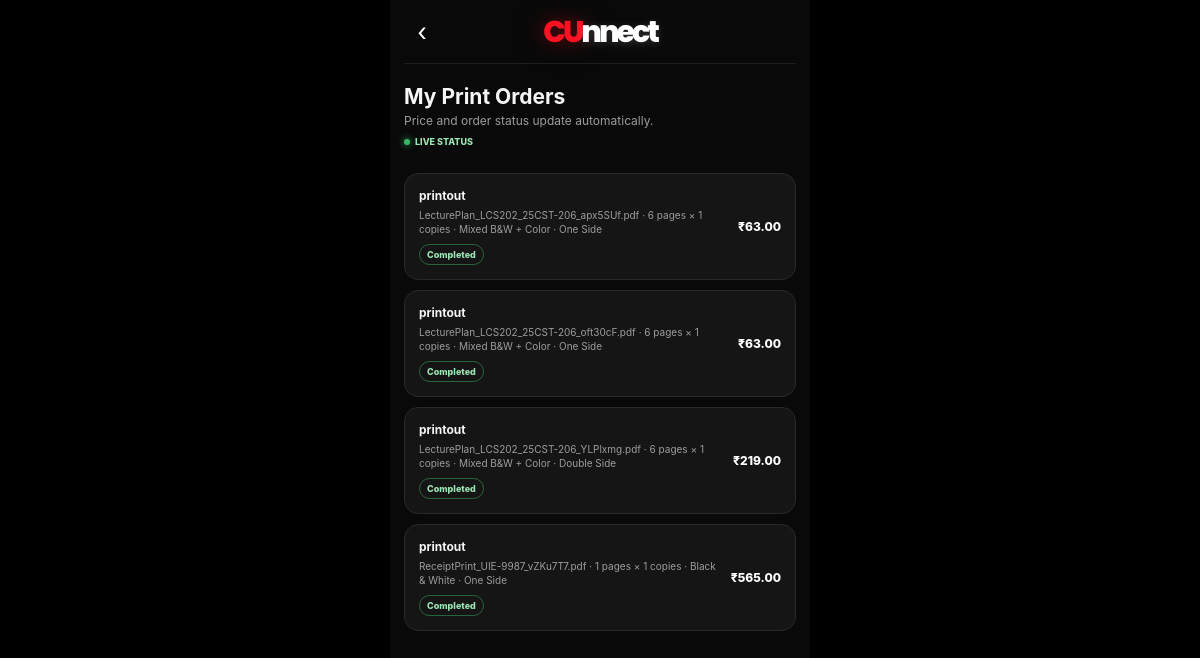
Page /printout/my-orders/ (signed in) on the committed database.
### myapp/models.py (models this page shows, shortened)
class PrintOrder(models.Model):
    PRINT_TYPE_CHOICES = [
        ("bw", "Black & White"),
        ("color", "Color Print"),
        ("mixed", "Mixed B&W + Color"),
    ]
    PAPER_SIZE_CHOICES = [
        ("a4", "A4"),
        ("a3", "A3"),
    ]
    PRINT_SIDE_CHOICES = [
        ("single", "One Side"),
        ("double", "Double Side"),
    ]
    STATUS_CHOICES = [
        ("pending", "Pending"),
        ("accepted", "Accepted"),
        ("printing", "Printing"),
        ("ready", "Ready for Pickup"),
        ("completed", "Completed"),
        ("cancelled", "Cancelled"),
    ]
    vendor = models.ForeignKey(
        VendorProfile,
        on_delete=models.CASCADE,
        related_name="print_orders"
    )
    student = models.ForeignKey(
        User,
        on_delete=models.CASCADE,
        related_name="print_orders"
    )
    document = models.FileField(
        upload_to="print_orders/%Y/%m/"
    )
    pages = models.PositiveIntegerField()
    copies = models.PositiveIntegerField(default=1)
    bw_pages = models.PositiveIntegerField(default=0)
    color_pages = models.PositiveIntegerField(default=0)
    bw_page_ranges = models.CharField(max_length=500, blank=True)
    color_page_ranges = models.CharField(max_length=500, blank=True)
    print_type = models.CharField(
        max_length=10,
        choices=PRINT_TYPE_CHOICES,
        default="bw"
    )
    paper_size = models.CharField(
        max_length=5,
        choices=PAPER_SIZE_CHOICES,
        default="a4"
    )
    print_side = models.CharField(
        max_length=10,
        choices=PRINT_SIDE_CHOICES,
        default="single"
    )
    binding = models.BooleanField(default=False)
    lamination = models.BooleanField(default=False)
    notes = models.TextField(blank=True)
    txn_id = models.CharField(max_length=64, blank=True, default="")
    txn_last4 = models.CharField(max_length=4, blank=True, default="")
    final_amount = models.DecimalField(
        max_digits=8,
        decimal_places=2,
        default=0
    )
    status = models.CharField(
        max_length=15,
        choices=STATUS_CHOICES,
        default="pending"
    )
    created_at = models.DateTimeField(auto_now_add=True)
    updated_at = models.DateTimeField(auto_now=True)
    class Meta:
        ordering = ["-created_at"]
    @property
    def file_name(self):
        return self.document.name.split("/")[-1]

class VendorProfile(models.Model):
    VENDOR_TYPE_CHOICES = [
        ("food", "Food Vendor"),
        ("printout", "Printout Vendor"),
        ("hostel", "Hostel Essentials Vendor"),
    ]
    user = models.OneToOneField(
        User,
        on_delete=models.CASCADE,
        related_name="vendor_profile"
    )
    business_name = models.CharField(max_length=150)
    vendor_type = models.CharField(
        max_length=30,
        default="food"
    )
    kitchen_open = models.BooleanField(default=True)
    phone = models.CharField(
        max_length=15,
        unique=True,
        null=True,
        blank=True
    )
    bw_price_per_page = models.DecimalField(
        max_digits=6,
        decimal_places=2,
        default=1.00
    )
    color_price_per_page = models.DecimalField(
        max_digits=6,
        decimal_places=2,
        default=5.00
    )
    is_approved = models.BooleanField(default=False)
    is_active = models.BooleanField(default=True)
    upi_id = models.CharField(max_length=120, blank=True, default="")
    upi_qr_image = models.ImageField(
        upload_to="vendor_qr/", blank=True, null=True)
    logo = models.ImageField(
        upload_to="vendor_logo/", blank=True, null=True)
    store_description = models.TextField(blank=True, default="")

### myapp/views.py (the view)
# urls.py: path("printout/my-orders/", views.my_print_orders, name="my_print_orders"),
@login_required(login_url="login_step1")
def my_print_orders(request):
    orders = list(
        PrintOrder.objects.filter(
            student=request.user
        ).select_related("vendor")
    )
    return render(request, "food/my_print_orders.html", {
        "orders": orders,
        "print_realtime_signature": _print_orders_signature(orders),
    })

### myapp/views.py (called while the page is built)
def _print_orders_signature(orders):
    return "|".join(
        f"{order.id}:{order.status}:{order.final_amount}:{order.updated_at.isoformat()}"
        for order in sorted(orders, key=lambda item: item.id)
    )

### food/templates/food/my_print_orders.html (shortened to what this page needs)
<!DOCTYPE html>
<html lang="en">
<head>
</head>
<body>
  <main class="app">
    <header class="header">
      <a class="back" href="{% url 'store_home' %}" aria-label="Back">‹</a>
      <div class="logo" aria-label="CUnnect"><span class="logo-cu">CU</span><span class="logo-nnect">nnect</span></div>
    </header>
    <section class="heading"><h1>My Print Orders</h1><p>Price and order status update automatically.</p><span class="live"><i></i> LIVE STATUS</span></section>
    {% for order in orders %}
      <article class="card"><div><h3>{{ order.vendor.business_name }}</h3><p>{{ order.file_name }} · {{ order.pages }} pages × {{ order.copies }} copies · {{ order.get_print_type_display }} · {{ order.get_print_side_display }}</p><span class="status {{ order.status }}">{{ order.get_status_display }}</span></div><div class="amount">₹{{ order.final_amount|floatformat:2 }}</div></article>
    {% empty %}<div class="empty">No print orders yet.</div>{% endfor %}
  </main>
</body>
</html>

### food/templates/food/my_print_orders.html (style rules this page uses)
:root { --page:#090909;--panel:#151515;--line:#292929;--red:#f10b1d;--muted:#9d9d9d }
* { box-sizing:border-box }
html,body { min-height:100%;margin:0 }
body { background:#000;color:#f5f5f5;font-family:-apple-system,BlinkMacSystemFont,"Segoe UI",Roboto,Arial,sans-serif }
.app { width:100%;max-width:420px;min-height:100vh;margin:0 auto;padding:0 14px 30px;background:var(--page) }
.header { height:56px;display:grid;grid-template-columns:42px 1fr 42px;align-items:center;border-bottom:1px solid #1e1e1e }
.back { width:36px;height:36px;display:grid;place-items:center;color:#fff;font-size:25px;text-decoration:none }
.logo { justify-self:center;font-size:22px;font-weight:850;letter-spacing:-1.2px }
.heading { padding:20px 0 14px }
.heading h1 { margin:0 0 4px;font-size:21px }
.heading p { margin:0;color:var(--muted);font-size:12px }
.live { display:inline-flex;align-items:center;gap:5px;margin-top:8px;color:#9be7b4;font-size:9px;font-weight:800 }
.live i { width:6px;height:6px;border-radius:50%;background:#38b765;box-shadow:0 0 7px #38b765 }
.card { display:flex;justify-content:space-between;gap:10px;margin-top:10px;padding:14px;border:1px solid var(--line);border-radius:14px;background:var(--panel) }
.card h3 { margin:0;font-size:12px }
.card p { margin:5px 0 0;color:var(--muted);font-size:10px;line-height:1.4 }
.status { display:inline-block;margin-top:8px;padding:4px 7px;border:1px solid #484848;border-radius:99px;color:#ccc;font-size:9px;font-weight:800 }
.status.completed { border-color:rgba(56,183,101,.5);color:#9be7b4 }
.amount { align-self:center;color:#fff;font-size:12px;font-weight:800;text-align:right;white-space:nowrap }
.app { animation:app-enter .32s ease-out both }
.header { height:64px;animation:header-drop .36s cubic-bezier(.2,.8,.2,1) both }
.back { transition:transform .18s ease,background .18s ease;-webkit-tap-highlight-color:transparent }
.logo { display:inline-flex;align-items:baseline;justify-self:center;font-family:"Poppins",system-ui,sans-serif;font-size:30px;font-weight:800;letter-spacing:-3px;line-height:1 }
.logo-cu { color:#ff1022;text-shadow:0 0 20px rgba(255,16,34,.45),0 0 60px rgba(255,16,34,.18) }
.logo-nnect { color:#fff;text-shadow:0 2px 10px rgba(255,255,255,.16) }
.heading { animation:card-rise .42s .06s cubic-bezier(.2,.8,.2,1) both }
.live { animation:card-rise .42s .12s cubic-bezier(.2,.8,.2,1) both }
.live i { animation:live-pulse 1.35s ease-in-out infinite }
.card { opacity:0;transform:translateY(13px);animation:card-enter .42s cubic-bezier(.2,.8,.2,1) forwards;transition:transform .18s ease,border-color .18s ease }
.card:nth-of-type(1) { animation-delay:.18s }
.card:nth-of-type(2) { animation-delay:.25s }
.card:nth-of-type(3) { animation-delay:.32s }
.card:nth-of-type(4) { animation-delay:.39s }

### rows in the picture
PrintOrder: vendor.business_name "printout", file_name "LecturePlan_LCS202_25CST-206_apx5SUf.pdf", pages "6", copies "1", print_type "Mixed B&W + Color", print_side "One Side", status "Completed", final_amount "63.00"
PrintOrder: vendor.business_name "printout", file_name "LecturePlan_LCS202_25CST-206_oft30cF.pdf", pages "6", copies "1", print_type "Mixed B&W + Color", print_side "One Side", status "Completed", final_amount "63.00"
PrintOrder: vendor.business_name "printout", file_name "LecturePlan_LCS202_25CST-206_YLPlxmg.pdf", pages "6", copies "1", print_type "Mixed B&W + Color", print_side "Double Side", status "Completed", final_amount "219.00"
PrintOrder: vendor.business_name "printout", file_name "ReceiptPrint_UIE-9987_vZKu7T7.pdf", pages "1", copies "1", print_type "Black & White", print_side "One Side", status "Completed", final_amount "565.00"
